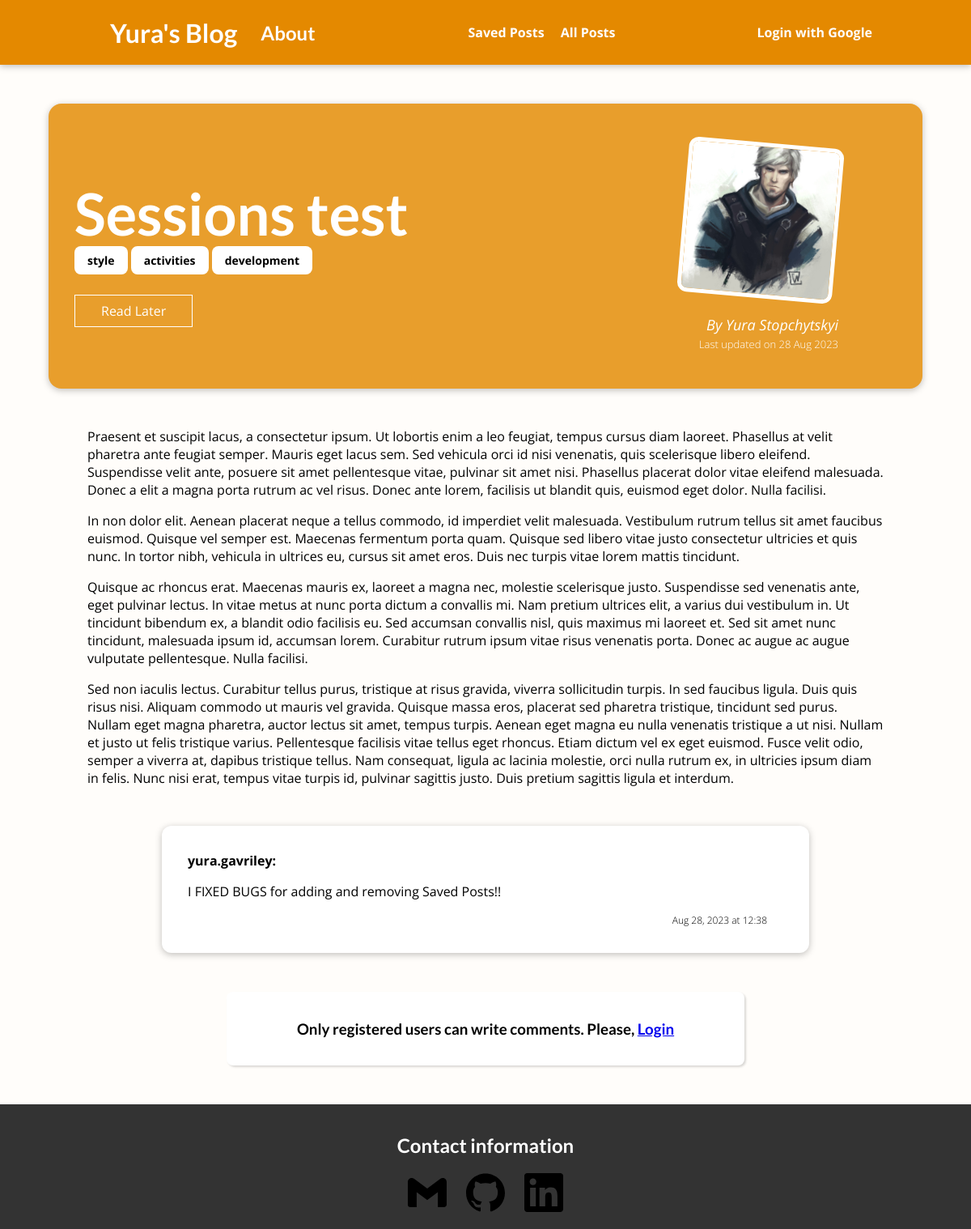
Page /posts/sessions-test on the committed database.
### main_app/models.py (models this page shows, shortened)
class Post(models.Model):
    title = models.CharField(max_length=100)
    excerpt = models.CharField(max_length=150)
    image = models.ImageField(upload_to="posts", null=True)
    date = models.DateField(auto_now=True)
    slug = models.SlugField(unique=True, blank=True, null=False, db_index=True)
    content = models.TextField(validators=[MinLengthValidator(10)])
    author = models.ForeignKey(Author, on_delete=models.SET_NULL, null=True, related_name="posts")
    tags = models.ManyToManyField(Tag)

class Tag(models.Model):
    caption = models.CharField(max_length=25)

class Author(models.Model):
    first_name = models.CharField(max_length=50)
    last_name = models.CharField(max_length=100)
    email_address = models.EmailField()
    def full_name(self):
        return f"{self.first_name} {self.last_name}"
    def __str__(self):
        return self.full_name()

class Comment(models.Model):
    comment = models.TextField(max_length=500)
    user_name = models.CharField(max_length=65)
    user_email = models.EmailField()
    date = models.DateTimeField(auto_now_add=True)
    post = models.ForeignKey(Post, on_delete=models.CASCADE, related_name="comments")
    class Meta:
        ordering = ["date"]

### main_app/views.py (the view, shortened to what this page needs)
# urls.py: path("posts/<slug:slug>", views.SinglePostView.as_view(), name="single-post"),
class SinglePostView(View):
    def is_saved_post(self, request, post_slug):
        if request.user.is_authenticated:
            username = request.user.username
            record = UserData.objects.get(username=username)
            stored_posts = record.stored_posts
        else:
            stored_posts = request.session.get("stored_posts")
        if stored_posts is not None:
            is_saved = post_slug in stored_posts
        else:
            is_saved = False
        return is_saved
    def get(self, request, slug):
        post = Post.objects.get(slug=slug)
        comments = Comment.objects.filter(post=post)
        context = {}
        context["post"] = post
        context["comments"] = comments.order_by("-date")
        context["comment_form"] = CommentForm()
        context["is_saved_post"] = self.is_saved_post(request, post.slug)
        return render(request, "main_app/post-detail.html", context)

### main_app/templates/main_app/post-detail.html (shortened to what this page needs)
{% extends 'base.html' %}
{% load static %}
{% load socialaccount %}
{% block css_files%}
    <link rel="stylesheet" href="{% static "main_app/post-detail.css" %}">
{% endblock %}
{% block content %}
    <section id="summary">
        <h2>{{ post.title }}</h2>
        <div>
            {% for tag in post.tags.all %}
                <span class="tag">{{ tag.caption }}</span>
            {% endfor %}
        </div>
        <div id="read-later">
            <form action="{% url "read-later" %}" method="POST">
                {% if is_saved_post %}
                    <button>Remove From Saved</button>
                {% else %}
                    <button>Read Later</button>
                {% endif %}
            </form>
        </div>
        <article>
            <img src="{{ post.image.url }}" alt="{{ post.title }}">
            <div>
                <address>By <a href="mailto:{{ post.author.email_address }}">{{ post.author }}</a></address>
            </div>
            <div>
                <time>Last updated on {{ post.date|date:"d M Y" }}</time>
            </div>
        </article>
    </section>
    <main>
        <p>
        {{ post.content|linebreaks }}
        </p>
    </main>
    <section id="comments">
        <ul>
            {% for comment in comments %}
                <li>
                    <p><span>{{ comment.user_name }}:</span> {{ comment.comment|linebreaks }}</p>
                    <div id="comment-date">
                        <time class="comment-time">{{ comment.date|date:"M d, Y" }} at {{ comment.date|date:"H:i" }}</time>
                    </div>
                </li>
            {% endfor %}
        </ul>
    </section>
    <section id="comment-form">
        {% if user.is_authenticated %}
            <form action="{% url "single-post" post.slug %}" method="POST">
                {% csrf_token %}
                {% for form_field in comment_form %}
                    <div class="form-control {% if form_field.errors %}invalid{% endif %}">
                        {{ form_field.label_tag }}
                        {{ form_field }}
                        {{ form_field.errors }}
                    </div>
                {% endfor %}
                <button>Save Comment</button>
            </form>
        {% else %}
            <h3>Only registered users can write comments. Please,
                <a href="{% provider_login_url "google" %}?next={% url "single-post" post.slug %}">Login</a></h3>
        {% endif %}
    </section>
{% endblock %}

### static/app.css (style rules this page uses)
* { box-sizing: border-box; }
html { font-family: 'Open Sans', 'Lato', sans-serif; }
body { margin: 0; }
h1, h2, h3 { font-family: 'Lato', sans-serif; font-weight: bold; }

### main_app/static/main_app/post-detail.css (style rules this page uses)
body { background-color: #FFFDFA; }
#summary { margin: 8rem auto 3rem auto; padding: 2rem; width: 90%; max-width: 90rem; border-radius: 16px; background-color: #E89E2C; position: relative; box-shadow: 0 2px 8px rgba(0, 0, 0, 0.25); height: 22rem; }
#summary h2 { color: white; font-size: 4.5rem; margin-bottom: 0.25rem; }
#summary article { position: absolute; top: 2rem; right: 4.5rem; padding: 1rem 2rem; border-radius: 12px; text-align: right; color: white; }
#summary article img { width: 12rem; height: 12rem; object-fit: cover; border-radius: 12px; transform: rotateZ(5deg); border: 5px solid white; margin-bottom: 1rem; }
#summary address { font-size: 18px; }
#summary a { color: white; font-style: italic; text-decoration: none; }
#summary time { font-weight: lighter; font-size: 13px; }
#read-later { margin: 2rem 0; }
#read-later button { background-color: transparent; border: 1px solid white; padding: 0.5rem 2rem; font: inherit; color: white; cursor: pointer; }
main { width: 90%; max-width: 90rem; margin: 3rem auto; background-color: #FFFDFA; padding: 0 3rem; }
.tag { background-color: white; color: black; padding: 0.5rem 1rem; border-radius: 8px; font-size: 14px; font-weight: bold; }
#comment-form { margin: 3rem auto; width: 90%; max-width: 40rem; border-radius: 8px; background-color: white; box-shadow: 1.95px 1.95px 2.6px rgba(0, 0, 0, 0.15); padding: 1rem 2rem; }
#comment-form h3 { text-align: center; }
#comments { margin: 3rem auto; width: 90%; max-width: 50rem; border-radius: 12px; background-color: white; box-shadow: 0 2px 8px rgba(0, 0, 0, 0.25); padding: 1rem 2rem; }
#comments p span { font-weight: bolder; }
#comments ul { list-style: none; margin: 0; padding: 0; }
#comments li { margin-bottom: 1rem; border-bottom: 2px solid #ccc; }
#comments li:last-of-type { border-bottom: none; }
#comment-date { font-weight: lighter; font-size: 12px; padding-right: 20px; margin-bottom: 5px; text-align: right; }

### rows in the picture
Post: title "Sessions test", image (picture), author "Yura Stopchytskyi", date "28 Aug 2023", content "Praesent et suscipit lacus, a consectetur ipsum. Ut lobortis enim a leo feugiat, tempus cursus diam laoreet. Phasellus at velit pharetra ante feugiat semper. Mauris eget lacus sem. Sed vehicula orci id nisi venenatis, quis scelerisque libero eleifend. Suspendisse velit ante, posuere sit amet pellentesque vitae, pulvinar sit amet nisi. Phasellus placerat dolor vitae eleifend malesuada. Donec a elit a magna porta rutrum ac vel risus. Donec ante lorem, facilisis ut blandit quis, euismod eget dolor. Nulla facilisi. In non dolor elit. Aenean placerat neque a tellus commodo, id imperdiet velit malesuada. Vestibulum rutrum tellus sit amet faucibus euismod. Quisque vel semper est. Maecenas…"
Tag: caption "style"
Tag: caption "activities"
Tag: caption "development"
Comment: user_name "yura.gavriley", comment "I FIXED BUGS for adding and removing Saved Posts!!", date "Aug 28, 2023", date "12:38"
